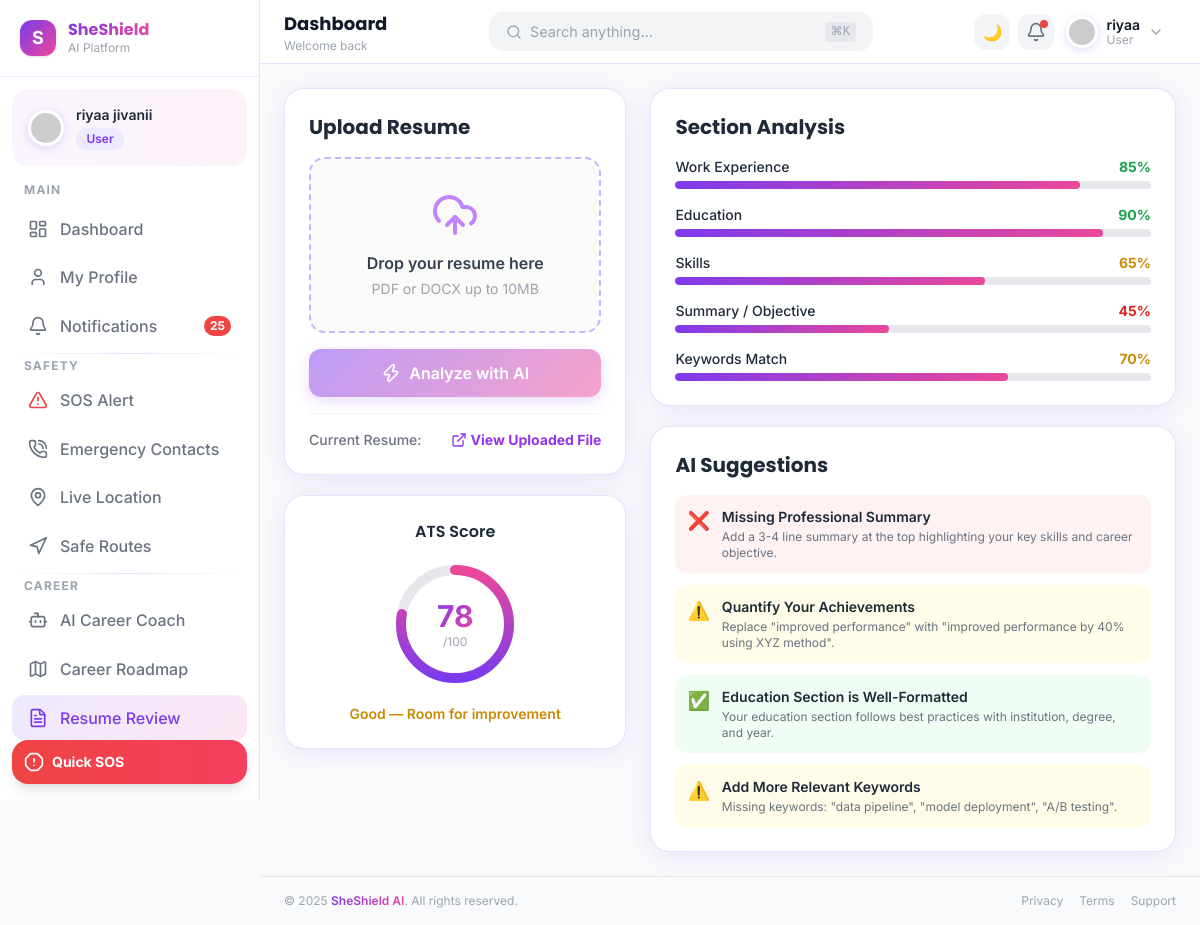
/career/resume-review/ (signed in), run on the app's committed database.
### core/models.py (models this page shows, shortened)
class User(AbstractUser):
    ROLE_CHOICES = [
        ('user', 'User'),
        ('mentor', 'Mentor'),
        ('admin', 'Admin'),
    ]
    role = models.CharField(max_length=10, choices=ROLE_CHOICES, default='user')
    phone = models.CharField(max_length=15, blank=True)
    date_of_birth = models.DateField(null=True, blank=True)
    city = models.CharField(max_length=100, blank=True)
    bio = models.TextField(blank=True)
    profile_photo = models.ImageField(upload_to='profiles/', null=True, blank=True)
    resume = models.FileField(upload_to='resumes/', null=True, blank=True)
    safety_score = models.IntegerField(default=85)
    is_location_sharing = models.BooleanField(default=True)
    created_at = models.DateTimeField(auto_now_add=True)
    @property
    def dob(self):
        return self.date_of_birth

### career/views.py (the view)
# urls.py: path('career/resume-review/', views.resume_review_view, name='resume_review'),
@login_required
def resume_review_view(request):
    context = {}
    if request.user.resume:
        context['review_result'] = {
            'ats_score': 78,
            'sections': [
                {'name': 'Work Experience', 'score': 85},
                {'name': 'Education', 'score': 90},
                {'name': 'Skills', 'score': 65},
                {'name': 'Summary / Objective', 'score': 45},
                {'name': 'Keywords Match', 'score': 70},
            ],
            'suggestions': [
                {'type': 'error', 'title': 'Missing Professional Summary', 'description': 'Add a 3-4 line summary at the top highlighting your key skills and career objective.'},
                {'type': 'warning', 'title': 'Quantify Your Achievements', 'description': 'Replace "improved performance" with "improved performance by 40% using XYZ method".'},
                {'type': 'success', 'title': 'Education Section is Well-Formatted', 'description': 'Your education section follows best practices with institution, degree, and year.'},
                {'type': 'warning', 'title': 'Add More Relevant Keywords', 'description': 'Missing keywords: "data pipeline", "model deployment", "A/B testing".'},
            ]
        }
        context['ats_score_dash'] = int(339 * 78 / 100)
    return render(request, 'career/resume_review.html', context)

### templates/career/resume_review.html (shortened to what this page needs)
{% extends 'layouts/dashboard_layout.html' %}
{% load static %}
{% block content %}
<div class="grid grid-cols-1 lg:grid-cols-5 gap-6">
  <div class="lg:col-span-2 space-y-5">
    <div class="card p-6">
      <h3 class="font-display font-bold text-xl mb-4">Upload Resume</h3>
      <form method="POST" action="{% url 'resume_review_submit' %}" enctype="multipart/form-data" id="reviewForm">
        <div class="upload-zone mb-4" onclick="document.getElementById('reviewFileInput').click()" id="reviewDropZone">
          <i data-lucide="upload-cloud" class="w-12 h-12 text-purple-400 mx-auto mb-3"></i>
          <p class="font-semibold text-gray-700 dark:text-gray-300">Drop your resume here</p>
          <p class="text-sm text-gray-400 mt-1">PDF or DOCX up to 10MB</p>
        </div>
        <button type="submit" id="analyzeBtn" class="btn-primary w-full py-3 flex items-center justify-center gap-2 disabled:opacity-50" disabled>
          <i data-lucide="zap" class="w-5 h-5"></i> Analyze with AI
        </button>
      </form>
      {% if request.user.resume %}
      <div class="mt-4 pt-4 border-t border-gray-100 dark:border-white/10 flex items-center justify-between text-sm">
        <span class="text-gray-500 font-medium">Current Resume:</span>
        <a href="{{ request.user.resume.url }}" target="_blank" class="text-purple-600 hover:text-purple-700 font-bold flex items-center gap-1">
          <i data-lucide="external-link" class="w-4 h-4"></i> View Uploaded File
        </a>
      </div>
      {% endif %}
    </div>
    {% if review_result %}
    <div class="card p-6 text-center">
      <h3 class="font-semibold mb-4">ATS Score</h3>
      <div class="relative w-32 h-32 mx-auto mb-4">
        <svg class="w-32 h-32 -rotate-90" viewBox="0 0 128 128">
          <circle cx="64" cy="64" r="54" fill="none" stroke="#E5E7EB" stroke-width="10"/>
          <circle cx="64" cy="64" r="54" fill="none" stroke="url(#scoreGrad)" stroke-width="10" stroke-linecap="round"
                  stroke-dasharray="{{ ats_score_dash|default:'237' }} 339"/>
          <defs><linearGradient id="scoreGrad" x1="0%" y1="0%" x2="100%" y2="0%">
            <stop offset="0%" stop-color="#7C3AED"/><stop offset="100%" stop-color="#EC4899"/>
          </linearGradient></defs>
        </svg>
        <div class="absolute inset-0 flex flex-col items-center justify-center">
          <p class="text-3xl font-bold gradient-text">{{ review_result.ats_score|default:'78' }}</p>
          <p class="text-xs text-gray-400">/100</p>
        </div>
      </div>
      <p class="text-sm font-semibold {% if review_result.ats_score >= 80 %}text-green-600{% elif review_result.ats_score >= 60 %}text-yellow-600{% else %}text-red-600{% endif %}">
        {% if review_result.ats_score >= 80 %}Excellent{% elif review_result.ats_score >= 60 %}Good — Room for improvement{% else %}Needs Work{% endif %}
      </p>
    </div>
    {% endif %}
  </div>
  <div class="lg:col-span-3 space-y-5">
    {% if review_result %}
    <div class="card p-6">
      <h3 class="font-display font-bold text-xl mb-4">Section Analysis</h3>
      <div class="space-y-4">
        {% for section in review_result.sections %}
        <div>
          <div class="flex justify-between text-sm mb-1">
            <span class="font-medium">{{ section.name }}</span>
            <span class="font-bold {% if section.score >= 80 %}text-green-600{% elif section.score >= 60 %}text-yellow-600{% else %}text-red-600{% endif %}">{{ section.score }}%</span>
          </div>
          <div class="progress-bar"><div class="progress-fill {% if section.score >= 80 %}bg-green-500{% elif section.score >= 60 %}bg-yellow-500{% else %}bg-red-500{% endif %}" data-progress="{{ section.score }}" style="width:0%"></div></div>
        </div>
        {% endfor %}
      </div>
    </div>
    <div class="card p-6">
      <h3 class="font-display font-bold text-xl mb-4">AI Suggestions</h3>
      <div class="space-y-3">
        {% for tip in review_result.suggestions %}
        <div class="flex items-start gap-3 p-3 rounded-xl {% if tip.type == 'error' %}bg-red-50 dark:bg-red-900/15{% elif tip.type == 'warning' %}bg-yellow-50 dark:bg-yellow-900/15{% else %}bg-green-50 dark:bg-green-900/15{% endif %}">
          <span class="text-lg">{% if tip.type == 'error' %}❌{% elif tip.type == 'warning' %}⚠️{% else %}✅{% endif %}</span>
          <div><p class="font-semibold text-sm">{{ tip.title }}</p><p class="text-xs text-gray-500 mt-0.5">{{ tip.description }}</p></div>
        </div>
        {% endfor %}
      </div>
    </div>
    {% endif %}
  </div>
</div>
{% endblock %}

### templates/components/sidebar.html (shortened to what this page needs)
{% load static %}
<aside id="sidebar" class="sidebar flex flex-col">
  <div class="flex items-center gap-3 px-5 py-5 border-b border-purple-100 dark:border-purple-900/30">
    <div class="w-9 h-9 rounded-xl gradient-bg flex items-center justify-center shadow flex-shrink-0">
      <span class="text-white font-bold text-lg">S</span>
    </div>
    <div class="sidebar-text">
      <p class="font-display font-bold text-base gradient-text leading-tight">SheShield</p>
      <p class="text-xs text-gray-400">AI Platform</p>
    </div>
  </div>
  <div class="flex items-center gap-3 px-4 py-4 mx-3 mt-3 rounded-2xl bg-gradient-to-r from-purple-50 to-pink-50 dark:from-purple-900/20 dark:to-pink-900/10">
    <img src="{% if request.user.profile_photo %}{{ request.user.profile_photo.url }}{% else %}https://ui-avatars.com/api/?name={{ request.user.first_name|urlencode }}+{{ request.user.last_name|urlencode }}&background=7C3AED&color=fff{% endif %}"
         alt="Avatar" class="avatar w-9 h-9"/>
    <div class="sidebar-text flex-1 min-w-0">
      <p class="font-semibold text-sm truncate">{{ request.user.get_full_name|default:'Guest User' }}</p>
      <span class="badge badge-purple text-xs">{{ request.user.role|default:'User'|capfirst }}</span>
    </div>
  </div>
  <nav class="flex-1 overflow-y-auto px-3 py-4 space-y-1">
    <p class="sidebar-text text-xs font-bold text-gray-400 uppercase tracking-widest px-3 mb-2">Main</p>
    <a href="{% url 'dashboard' %}" class="sidebar-link" id="navDashboard">
      <i data-lucide="layout-dashboard" class="icon"></i>
      <span class="sidebar-text">Dashboard</span>
    </a>
    <a href="{% url 'profile' %}" class="sidebar-link" id="navProfile">
      <i data-lucide="user" class="icon"></i>
      <span class="sidebar-text">My Profile</span>
    </a>
    <a href="{% url 'notifications' %}" class="sidebar-link relative" id="navNotif">
      <i data-lucide="bell" class="icon"></i>
      <span class="sidebar-text">Notifications</span>
      {% if unread_notifications_count > 0 %}
      <span class="ml-auto sidebar-text bg-red-500 text-white text-xs px-1.5 py-0.5 rounded-full font-bold">{{ unread_notifications_count }}</span>
      {% endif %}
    </a>
    <div class="section-divider"></div>
    <p class="sidebar-text text-xs font-bold text-gray-400 uppercase tracking-widest px-3 mb-2">Safety</p>
    <a href="{% url 'sos' %}" class="sidebar-link" id="navSOS">
      <i data-lucide="alert-triangle" class="icon text-red-500"></i>
      <span class="sidebar-text">SOS Alert</span>
    </a>
    <a href="{% url 'emergency_contacts' %}" class="sidebar-link" id="navContacts">
      <i data-lucide="phone-call" class="icon"></i>
      <span class="sidebar-text">Emergency Contacts</span>
    </a>
    <a href="{% url 'live_location' %}" class="sidebar-link" id="navLocation">
      <i data-lucide="map-pin" class="icon"></i>
      <span class="sidebar-text">Live Location</span>
    </a>
    <a href="{% url 'safe_route' %}" class="sidebar-link" id="navRoute">
      <i data-lucide="navigation" class="icon"></i>
      <span class="sidebar-text">Safe Routes</span>
    </a>
    <div class="section-divider"></div>
    <p class="sidebar-text text-xs font-bold text-gray-400 uppercase tracking-widest px-3 mb-2">Career</p>
    <a href="{% url 'career_chat' %}" class="sidebar-link" id="navChat">
      <i data-lucide="bot" class="icon"></i>
      <span class="sidebar-text">AI Career Coach</span>
    </a>
    <a href="{% url 'career_roadmap' %}" class="sidebar-link" id="navRoadmap">
      <i data-lucide="map" class="icon"></i>
      <span class="sidebar-text">Career Roadmap</span>
    </a>
    <a href="{% url 'resume_review' %}" class="sidebar-link" id="navResume">
      <i data-lucide="file-text" class="icon"></i>
      <span class="sidebar-text">Resume Review</span>
    </a>
  </nav>
  <div class="px-3 pb-4 sidebar-text">
    <a href="{% url 'sos' %}"
       class="flex items-center gap-2 p-3 rounded-2xl bg-gradient-to-r from-red-500 to-rose-500 text-white font-bold text-sm shadow-lg hover:opacity-90 transition">
      <i data-lucide="alert-octagon" class="w-5 h-5"></i>
      <span>Quick SOS</span>
    </a>
  </div>
</aside>

### templates/components/navbar.html (shortened to what this page needs)
{% load static %}
<nav class="navbar flex items-center justify-between px-4 lg:px-6 gap-4">
  <div class="flex items-center gap-3">
    <div>
      <h1 class="font-display font-bold text-base lg:text-lg text-gray-900 dark:text-white leading-tight">{% block page_title %}Dashboard{% endblock %}</h1>
      <p class="text-xs text-gray-400 hidden sm:block">{% block page_subtitle %}Welcome back{% endblock %}</p>
    </div>
  </div>
  <div class="hidden md:flex flex-1 max-w-sm mx-auto">
    <div class="search-bar w-full">
      <i data-lucide="search" class="w-4 h-4 text-gray-400"></i>
      <input type="search" id="globalSearch" placeholder="Search anything…" class="text-sm"/>
      <kbd class="hidden lg:inline text-xs text-gray-400 bg-gray-200 dark:bg-white/10 px-1.5 py-0.5 rounded font-mono">⌘K</kbd>
    </div>
  </div>
  <div class="flex items-center gap-2">
    <button data-dark-toggle-btn class="w-9 h-9 rounded-xl bg-gray-100 dark:bg-white/5 flex items-center justify-center hover:bg-purple-50 dark:hover:bg-purple-900/30 transition">
      <span data-dark-icon class="text-base">🌙</span>
    </button>
    <div class="relative">
      <button id="notifBell" class="w-9 h-9 rounded-xl bg-gray-100 dark:bg-white/5 flex items-center justify-center hover:bg-purple-50 dark:hover:bg-purple-900/30 transition relative">
        <i data-lucide="bell" class="w-5 h-5 text-gray-500 dark:text-gray-300"></i>
        {% if unread_notifications_count > 0 %}
        <span class="absolute top-1.5 right-1.5 w-2 h-2 bg-red-500 rounded-full"></span>
        {% endif %}
      </button>
    </div>
    <div class="relative">
      <button data-dropdown="profileMenu" class="flex items-center gap-2 pl-1 pr-3 py-1 rounded-xl hover:bg-gray-100 dark:hover:bg-white/5 transition">
        <img src="{% if request.user.profile_photo %}{{ request.user.profile_photo.url }}{% else %}https://ui-avatars.com/api/?name={{ request.user.first_name|urlencode }}+{{ request.user.last_name|urlencode }}&background=7C3AED&color=fff&size=40{% endif %}"
             alt="avatar" class="avatar w-8 h-8 flex-shrink-0"/>
        <div class="hidden sm:block text-left">
          <p class="text-sm font-semibold text-gray-900 dark:text-white leading-none">{{ request.user.first_name|default:'Guest' }}</p>
          <p class="text-xs text-gray-400 leading-none mt-0.5">{{ request.user.role|default:'User'|capfirst }}</p>
        </div>
        <i data-lucide="chevron-down" class="w-4 h-4 text-gray-400 hidden sm:block"></i>
      </button>
    </div>
  </div>
</nav>

### data on the page
User: user.get_full_name "riyaa jivanii", user.role "User", user.first_name "riyaa"

### other printed values
{{ unread_notifications_count }} "25"
{{ review_result.ats_score|default:'78' }} "78"
{{ section.name }} "Work Experience" "Education" "Skills" "Summary / Objective" "Keywords Match"
{{ section.score }} "85" "90" "65" "45" "70"
{{ tip.title }} "Missing Professional Summary" "Quantify Your Achievements" "Education Section is Well-Formatted" "Add More Relevant Keywords"
{{ tip.description }} "Add a 3-4 line summary at the top highlighting your key skills and career objective." "Replace \"improved performance\" with \"improved performance by 40% using XYZ method\"." "Your education section follows best practices with institution, degree, and year." "Missing keywords: \"data pipeline\", \"model deployment\", \"A/B testing\"."
